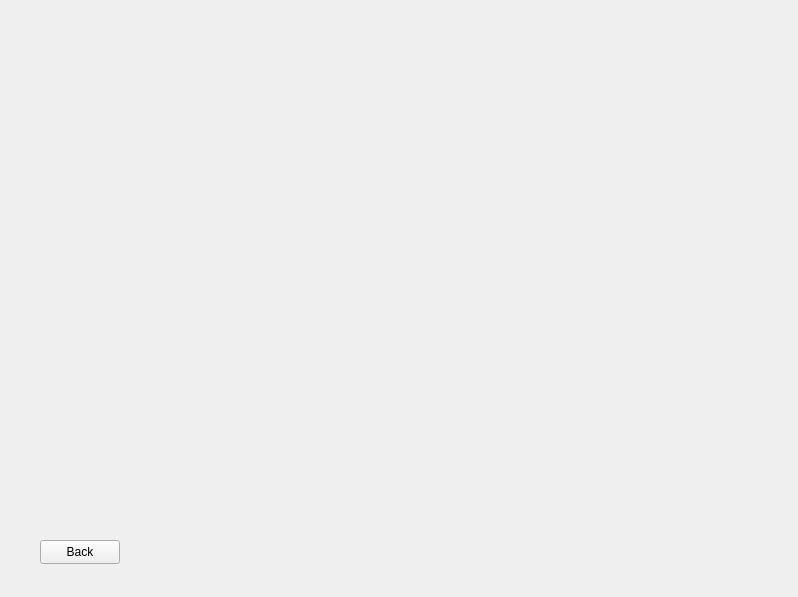
<?xml version="1.0" encoding="UTF-8"?>
<ui version="4.0">
 <class>editbook</class>
 <widget class="QWidget" name="editbook">
  <property name="geometry">
   <rect>
    <x>0</x>
    <y>0</y>
    <width>798</width>
    <height>597</height>
   </rect>
  </property>
  <property name="windowTitle">
   <string>Form</string>
  </property>
  <widget class="QPushButton" name="backbutton">
   <property name="geometry">
    <rect>
     <x>40</x>
     <y>540</y>
     <width>80</width>
     <height>24</height>
    </rect>
   </property>
   <property name="text">
    <string>Back</string>
   </property>
  </widget>
 </widget>
 <resources/>
 <connections/>
</ui>
